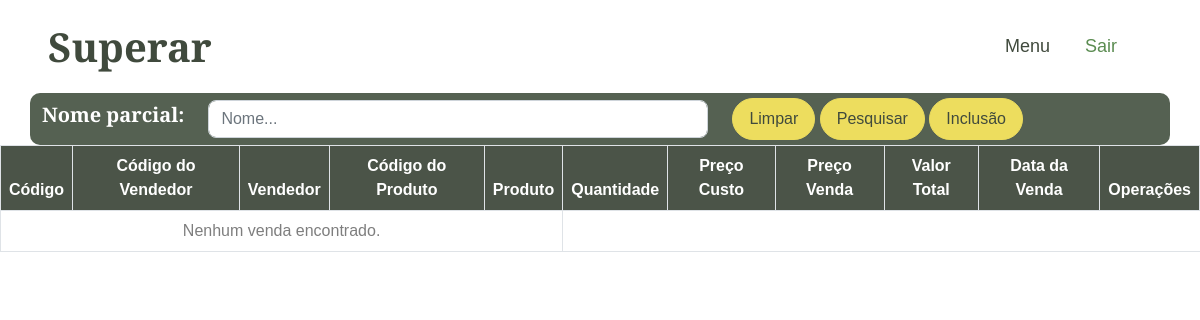
The app's page /vendaselect.php (signed in), older data.
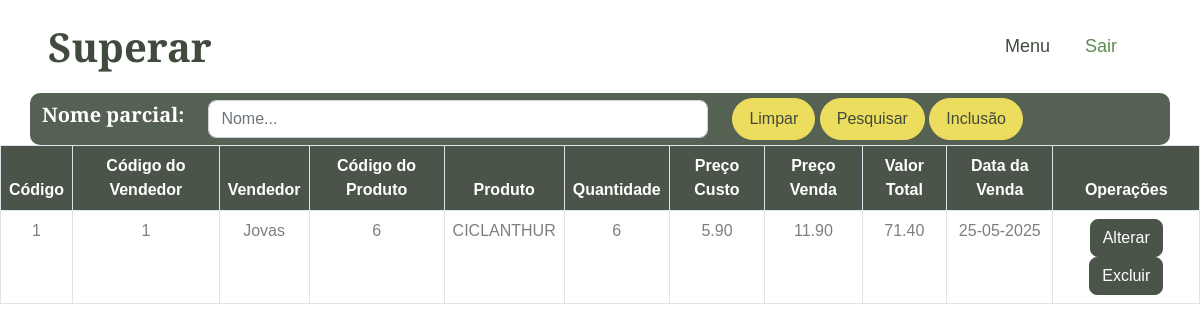
The same page, newer data.
### tables this page shows
CREATE TABLE venda (
  id INT AUTO_INCREMENT PRIMARY KEY,
  idproduto INT,
  idvendedor INT,
  quantidade INT NOT NULL,
  datavenda DATE,
  FOREIGN KEY (idproduto) REFERENCES produto(id),
  FOREIGN KEY (idvendedor) REFERENCES vendedor(id)
);

CREATE TABLE vendedor (
  id INT AUTO_INCREMENT PRIMARY KEY,
  nome VARCHAR(255) NOT NULL
);

CREATE TABLE produto (
  id INT AUTO_INCREMENT PRIMARY KEY,
  nome VARCHAR(255) NOT NULL,
  preco DECIMAL(10,2) NOT NULL,
  comissao DECIMAL(5,2),
  estoque INT,
  precocusto DECIMAL(10,2),
  precovenda DECIMAL(10,2)
);

### vendaselect.php (the view, shortened to what this page needs)
<?php
include('connect.php');
$sql = 'select v.id id, p.id idp, p.nome produto, ve.id idv, ve.nome vendedor,
        p.precocusto, p.precovenda, v.quantidade, v.datavenda,
        p.precovenda * v.quantidade as valortotal
        from venda v
        inner join produto p
        on p.id = v.idproduto
        inner join vendedor ve
        on ve.id = v.idvendedor';
$pesqnome = '';
$result = mysqli_query($con, $sql);
?>
<!DOCTYPE html>
<html lang="pt-br">
<head>
    <link href="https://cdnjs.cloudflare.com/ajax/libs/font-awesome/5.10.0/css/all.min.css" rel="stylesheet">
    <link href="https://cdn.jsdelivr.net/npm/bootstrap-icons@1.4.1/font/bootstrap-icons.css" rel="stylesheet">
    <link href="lib/animate/animate.min.css" rel="stylesheet">
    <link href="lib/owlcarousel/assets/owl.carousel.min.css" rel="stylesheet">
    <link href="lib/lightbox/css/lightbox.min.css" rel="stylesheet">
    <link href="css/bootstrap.min.css" rel="stylesheet">
    <link href="css/style.css" rel="stylesheet">
</head>
<body>
    <nav class="navbar navbar-expand-lg bg-white navbar-light sticky-top px-4 px-lg-5">
        <h1 class="m-0">Superar</h1>
        <div class="collapse navbar-collapse" id="navbarCollapse">
            <div class="navbar-nav ms-auto p-4 p-lg-0">
                <a href="menu.php" class="nav-item nav-link">Menu</a>
                <a href="logout.php" class="nav-item nav-link active">Sair</a>
            </div>
        </div>
    </nav>
    <div class="text-center mx-auto wow fadeInUp" data-wow-delay="0.1s">
        <div class="text-center mx-auto wow fadeInUp" data-wow-delay="0.1s">
            <div class="container" style="background-color: transparent;">
                <form method="post" action="">
                    <div class="row align-items-center" style="background-color: #556152; padding-top:5px; padding-bottom:5px; border-radius: 10px;">
                        <div class="col-auto">
                            <h5 style="color: white;">Nome parcial:</h5>
                        </div>
                        <div class="col-auto">
                            <input type="text" name="pesqnome" id="pesqnome" class="form-control" placeholder="Nome..." style="width: 500px;" value="<?php echo $pesqnome; ?>">
                        </div>
                        <div class="col-auto">
                            <a href="vendaselect.php" class="btn btn-secondary rounded-pill py-2 px-3">Limpar</a>
                            <button class="btn btn-secondary rounded-pill py-2 px-3" type="submit" name="submit">Pesquisar</button>
                            <a href="vendainsert.php" class="btn btn-secondary rounded-pill py-2 px-3">Inclusão</a>
                        </div>
                    </div>
                </form>
            </div>
        </div>
        <table class="table table-bordered" style="background-color: white; opacity: 94%; text-align: center;">
            <thead class="thead-dark">
                <tr>
                    <th scope="col" style="background-color: #404A3D; color: white;">Código</th>
                    <th scope="col" style="background-color: #404A3D; color: white;">Código do Vendedor</th>
                    <th scope="col" style="background-color: #404A3D; color: white;">Vendedor</th>
                    <th scope="col" style="background-color: #404A3D; color: white;">Código do Produto</th>
                    <th scope="col" style="background-color: #404A3D; color: white;">Produto</th>
                    <th scope="col" style="background-color: #404A3D; color: white;">Quantidade</th>
                    <th scope="col" style="background-color: #404A3D; color: white;">Preço Custo</th>
                    <th scope="col" style="background-color: #404A3D; color: white;">Preço Venda</th>
                    <th scope="col" style="background-color: #404A3D; color: white;">Valor Total</th>
                    <th scope="col" style="background-color: #404A3D; color: white;">Data da Venda</th>
                    <th scope="col" style="background-color: #404A3D; color: white;">Operações</th>
                </tr>
            </thead>
            <tbody>
                <?php
                if ($result && mysqli_num_rows($result) > 0) {
                    while ($row = mysqli_fetch_assoc($result)) {
                        echo "<tr>
                <td>" . $row['id'] . "</td>
                <td>" . $row['idv'] . "</td>
                <td>" . $row['vendedor'] . "</td>
                <td>" . $row['idp'] . "</td>
                <td>" . $row['produto'] . "</td>
                <td>" . $row['quantidade'] . "</td>
                <td>" . $row['precocusto'] . "</td>
                <td>" . $row['precovenda'] . "</td>
                <td>" . $row['valortotal'] . "</td>
                <td>" . $datavenda =
                substr($row['datavenda'], 8, 2) .
                substr($row['datavenda'], 4, 4) .
                substr($row['datavenda'], 0, 4) . "
                <td>
                    <a href='vendaupdate.php?updateid=" . $row['id'] . "' class='btn btn-dark'>Alterar</a>
                    <a href='vendadelete.php?deleteid=" . $row['id'] . "' class='btn btn-dark'>Excluir</a>
                </td>
              </tr>";
                    }
                } else {
                    echo "<tr><td colspan='5'>Nenhum venda encontrado.</td></tr>";
                }
                ?>
            </tbody>
        </table>
    </div>
</body>
</html>

### css/style.css (style rules this page uses)
:root { --primary: #5B8C51; --secondary: #EDDD5E; --light: #F7F7F7; --dark: #404A3D; }
body { margin: 0; font-family: Poppins, sans-serif; }
.btn { transition: .5s; font-weight: 500; }
.btn-secondary, .btn-outline-secondary:hover { color: var(--dark); }
.navbar.sticky-top { top: -100px; transition: .5s; }
.navbar .navbar-nav .nav-link { margin-right: 35px; padding: 25px 0; color: var(--dark); font-size: 18px; font-weight: 500; outline: none; }
.navbar .navbar-nav .nav-link:hover, .navbar .navbar-nav .nav-link.active { color: var(--primary); }

Row changes from the older to the newer data that the page shows:
added venda: id "1", idvendedor "1", idvendedor.nome "Jovas", idproduto "6", idproduto.nome "CICLANTHUR", quantidade "6", idproduto.precocusto "5.90", idproduto.precovenda "11.90", valortotal "71.40", datavenda "25", datavenda "-05-", datavenda "2025"
Text that changed along with them:
text no longer shown: "Nenhum venda encontrado."
